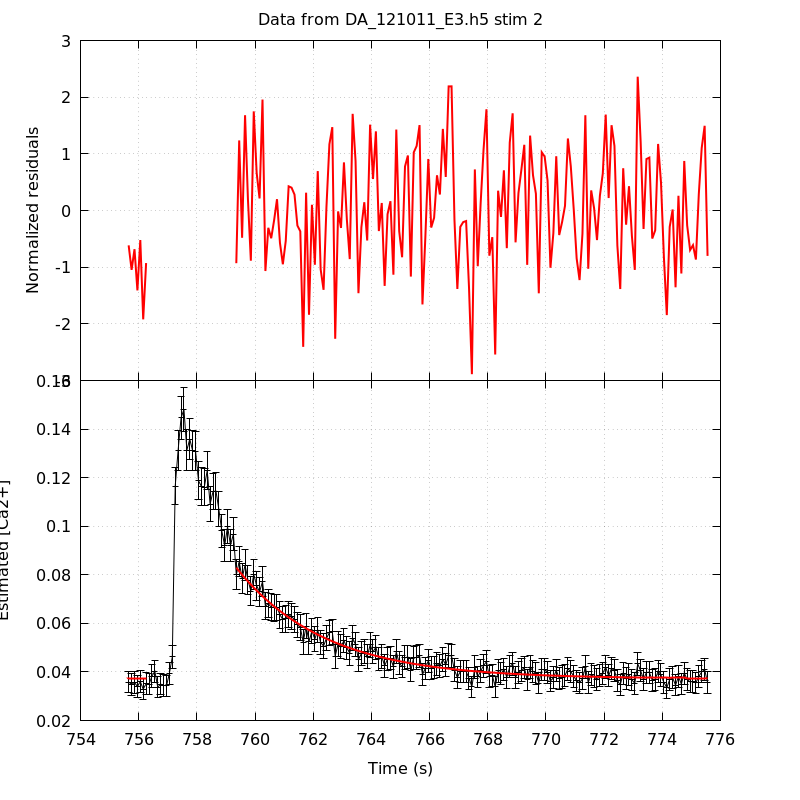

Here is the gnuplot script that generated this plot:
unset key
set grid
set multiplot title 'Data from DA_121011_E3.h5 stim 2' noenhanced layout 2,1 margins 0.1,0.9,0.1,0.95 spacing 0,0
set ylabel 'Normalized residuals'
set xtics format ''
plot 'DA_121011_E3_aba_RatioFit_s2' using 1:4 with lines linecolor rgb 'red' linewidth 2
set format x '%g'
set xlabel 'Time (s)'
set ylabel 'Estimated [Ca2+]'
plot 'DA_121011_E3_aba_CaRatio_s2' using 1:2:($3*1.96) with yerrorlines \
     linecolor rgb 'black' linewidth 1,                \
     'DA_121011_E3_aba_RatioFit_s2' using 1:3 with lines linecolor rgb 'red'\
     linewidth 2
unset multiplot
